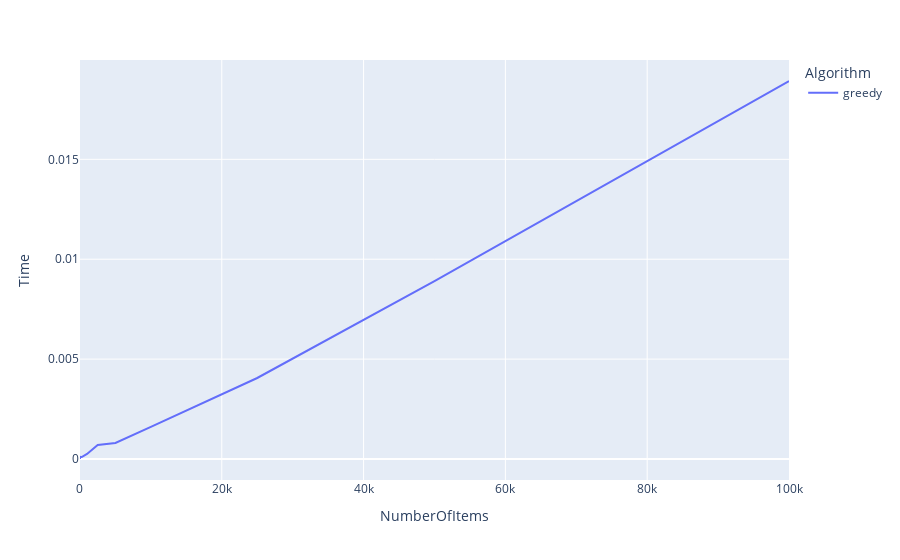

This figure's notebook cell:
### Code cell
df = performExperiment(greedy)
cumulativeDF = pd.concat([cumulativeDF, df])
showGraph(df)

### Figure 1 — Plotly figure (JSON) as saved in the notebook; plotly's stock layout.template omitted (floating-point values rounded to 4 significant figures)
{"data": [{"hovertemplate": "Algorithm=greedy<br>NumberOfItems=%{x}<br>Time=%{y}<extra></extra>", "legendgroup": "greedy", "line": {"color": "#636efa", "dash": "solid"}, "marker": {"symbol": "circle"}, "mode": "lines", "name": "greedy", "orientation": "v", "showlegend": true, "type": "scatter", "x": [5, 10, 15, 16, 17, 18, 19, 20, 25, 30, 40, 50, 100, 250, 500, 1000, 2500, 5000, 10000, 25000, 50000, 100000], "xaxis": "x", "y": [0, 0, 0, 0.0001089, 0, 0, 0, 0, 0, 0, 0, 0, 9.999e-05, 9.992e-05, 0.0001516, 0.0002508, 0.0007033, 0.0008022, 0.001605, 0.004055, 0.008898, 0.01892], "yaxis": "y"}], "layout": {"legend": {"title": {"text": "Algorithm"}, "tracegroupgap": 0}, "margin": {"t": 60}, "xaxis": {"anchor": "y", "domain": [0, 1], "title": {"text": "NumberOfItems"}}, "yaxis": {"anchor": "x", "domain": [0, 1], "title": {"text": "Time"}}}}
